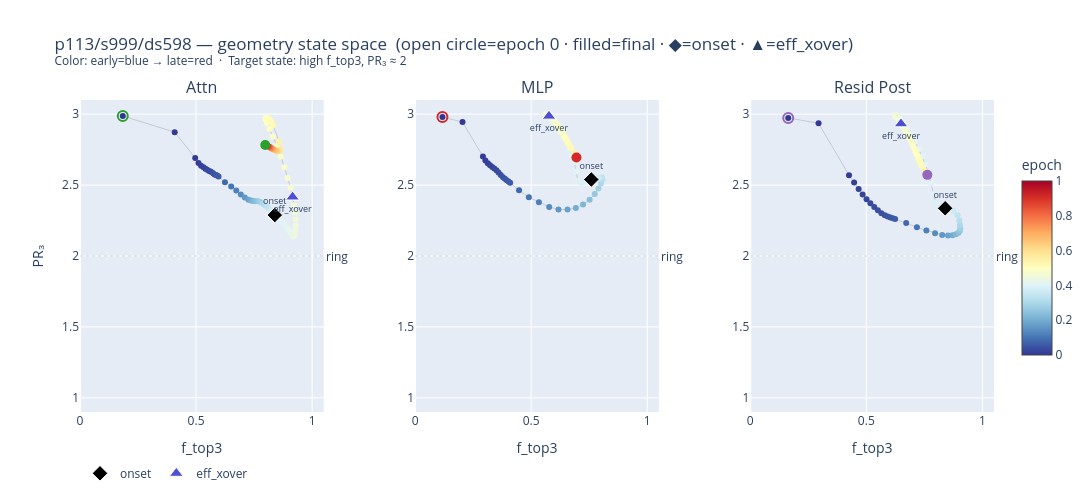

Source (notebook cell):
### Markdown cell above
## Cell 5: Geometry State Space — f_top3 vs PR₃

For each site, plot f_top3 (x) vs PR₃ (y), colored by epoch. This shows the *trajectory*
through the (concentration, shape) space rather than the time evolution of each metric
separately.

Landmarks in state space:
- (high f_top3, PR₃ ≈ 2): clean concentrated ring — healthy final state
- (high f_top3, PR₃ → 3): expansion into 3D while staying concentrated — working space
- (low f_top3, PR₃ ≈ 2): ring-shaped but diffuse background noise
- (low f_top3, PR₃ ≈ 1): collapsed and diffuse — pathological

Loops or spirals in this space indicate oscillatory expansion/contraction events.

### Code cell
FOCUS = 'p113/s999/ds598'
focus_v   = next(v for v in VARIANTS if v['label'] == FOCUS)
s         = repr_data[FOCUS]
m         = dim_metrics[FOCUS]
epochs_arr = s['epochs']
col_scale  = (epochs_arr - epochs_arr.min()) / (epochs_arr.max() - epochs_arr.min() + 1e-9)

onset     = focus_v['onset']
eff_xover = focus_v['eff_xover']

fig = make_subplots(rows=1, cols=len(SITES),
                    subplot_titles=[SITE_LABELS[site] for site in SITES],
                    horizontal_spacing=0.10)

for col_idx, site in enumerate(SITES, 1):
    color  = SITE_COLORS[site]
    ft     = m[site]['f_top3']
    pr3    = m[site]['pr3']
    epochs = epochs_arr.tolist()

    # Full trajectory
    fig.add_trace(go.Scatter(
        x=ft.tolist(), y=pr3.tolist(),
        mode='lines+markers',
        name=SITE_LABELS[site],
        marker=dict(
            size=6,
            color=col_scale.tolist(),
            colorscale='RdYlBu_r',
            cmin=0, cmax=1,
            showscale=(col_idx == len(SITES)),
            colorbar=dict(title='epoch', len=0.7, x=1.02) if col_idx == len(SITES) else None,
        ),
        line=dict(color='rgba(100,100,100,0.25)', width=1),
        customdata=epochs,
        hovertemplate=(
            f'{SITE_LABELS[site]}<br>'
            'epoch %{customdata}<br>'
            'f_top3=%{x:.3f}  PR₃=%{y:.3f}<extra></extra>'
        ),
        showlegend=False,
    ), row=1, col=col_idx)

    # Start marker (epoch 0)
    fig.add_trace(go.Scatter(
        x=[ft[0]], y=[pr3[0]], mode='markers',
        marker=dict(color=color, size=10, symbol='circle-open', line=dict(width=2)),
        showlegend=False,
        hovertemplate=f'{SITE_LABELS[site]} epoch 0<br>f_top3=%{{x:.3f}}  PR₃=%{{y:.3f}}<extra></extra>',
    ), row=1, col=col_idx)

    # Final marker
    fig.add_trace(go.Scatter(
        x=[ft[-1]], y=[pr3[-1]], mode='markers',
        marker=dict(color=color, size=10, symbol='circle'),
        showlegend=False,
        hovertemplate=f'{SITE_LABELS[site]} final<br>f_top3=%{{x:.3f}}  PR₃=%{{y:.3f}}<extra></extra>',
    ), row=1, col=col_idx)

    # Onset marker — diamond, black outline
    if onset > 0 and onset in epochs:
        idx = epochs.index(onset)
        fig.add_trace(go.Scatter(
            x=[ft[idx]], y=[pr3[idx]], mode='markers+text',
            marker=dict(color='black', size=12, symbol='diamond',
                        line=dict(color='white', width=1)),
            text=['onset'], textposition='top center',
            textfont=dict(size=9),
            showlegend=(col_idx == 1), name='onset',
            hovertemplate=f'onset (ep {onset})<br>f_top3=%{{x:.3f}}  PR₃=%{{y:.3f}}<extra></extra>',
        ), row=1, col=col_idx)
    elif onset > 0:
        # Interpolate to nearest epoch
        idx = int(np.argmin(np.abs(epochs_arr - onset)))
        fig.add_trace(go.Scatter(
            x=[ft[idx]], y=[pr3[idx]], mode='markers+text',
            marker=dict(color='black', size=12, symbol='diamond',
                        line=dict(color='white', width=1)),
            text=['onset'], textposition='top center',
            textfont=dict(size=9),
            showlegend=(col_idx == 1), name='onset',
            hovertemplate=f'onset (ep {onset})<br>f_top3=%{{x:.3f}}  PR₃=%{{y:.3f}}<extra></extra>',
        ), row=1, col=col_idx)

    # Eff-dim crossover marker — triangle, blue
    if eff_xover > 0:
        idx = int(np.argmin(np.abs(epochs_arr - eff_xover)))
        fig.add_trace(go.Scatter(
            x=[ft[idx]], y=[pr3[idx]], mode='markers+text',
            marker=dict(color='rgba(60,60,210,0.9)', size=12, symbol='triangle-up',
                        line=dict(color='white', width=1)),
            text=['eff_xover'], textposition='bottom center',
            textfont=dict(size=9),
            showlegend=(col_idx == 1), name='eff_xover',
            hovertemplate=f'eff_xover (ep {eff_xover})<br>f_top3=%{{x:.3f}}  PR₃=%{{y:.3f}}<extra></extra>',
        ), row=1, col=col_idx)

    # Ring reference line
    fig.add_hline(y=2.0, row=1, col=col_idx,
                  line=dict(color='rgba(0,0,0,0.15)', dash='dot', width=1),
                  annotation_text='ring', annotation_position='right')

    fig.update_xaxes(title_text='f_top3', range=[0, 1.05], row=1, col=col_idx)
    fig.update_yaxes(title_text='PR₃' if col_idx == 1 else '',
                     range=[0.9, 3.1], row=1, col=col_idx)

fig.update_layout(
    title=f'{FOCUS} — geometry state space  (open circle=epoch 0 · filled=final · ◆=onset · ▲=eff_xover)<br>'
          '<sup>Color: early=blue → late=red  ·  Target state: high f_top3, PR₃ ≈ 2</sup>',
    height=500, width=1150,
    legend=dict(orientation='h', y=-0.15),
)
fig.show()

### Figure 1 — Plotly figure (JSON) as saved in the notebook; plotly's stock layout.template omitted (floating-point values rounded to 4 significant figures)
{"data": [{"customdata": [0, 100, 200, 300, 400, 500, 600, 700, 800, 900, 1000, 1100, 1200, 1300, 1400, 1500, 2000, 2500, 3000, 3500, 4000, 4500, 5000, 5500, 6000, 6500, 7000, 7500, 8000, 8500, 9000, 9100, 9200, 9300, 9400, 9500, 9600, 9700, 9800, 9900, 10000, 10100, 10200, 10300, 10400, 10500, 10600, 10700, 10800, 10900, 11000, 11100, 11200, 11300, 11400, 11500, 11600, 11700, 11800, 11900, 12000, 12100, 12200, 12300, 12400, 12500, 12600, 12700, 12800, 12900, 13000, 13500, 14000, 14500, 15000, 15500, 16000, 16500, 17000, 17500, 18000, 18500, 19000, 19500, 20000, 20500, 21000, 21500, 22000, 22500, 23000, 23500, 24000, 24500, 24999], "hovertemplate": "Attn<br>epoch %{customdata}<br>f_top3=%{x:.3f}  PR₃=%{y:.3f}<extra></extra>", "line": {"color": "rgba(100,100,100,0.25)", "width": 1}, "marker": {"cmax": 1, "cmin": 0, "color": [0, 0.004, 0.008, 0.012, 0.016, 0.02, 0.024, 0.028, 0.032, 0.036, 0.04, 0.044, 0.048, 0.052, 0.056, 0.06, 0.08, 0.1, 0.12, 0.14, 0.16, 0.18, 0.2, 0.22, 0.24, 0.26, 0.28, 0.3, 0.32, 0.34, 0.36, 0.364, 0.368, 0.372, 0.376, 0.38, 0.384, 0.388, 0.392, 0.396, 0.4, 0.404, 0.408, 0.412, 0.416, 0.42, 0.424, 0.428, 0.432, 0.436, 0.44, 0.444, 0.448, 0.452, 0.456, 0.46, 0.464, 0.468, 0.472, 0.476, 0.48, 0.484, 0.488, 0.492, 0.496, 0.5, 0.504, 0.508, 0.512, 0.516, 0.52, 0.54, 0.56, 0.58, 0.6, 0.62, 0.64, 0.66, 0.68, 0.7, 0.72, 0.74, 0.76, 0.78, 0.8, 0.82, 0.84, 0.86, 0.88, 0.9, 0.92, 0.94, 0.96, 0.98, 1.0], "colorscale": [[0, "rgb(49,54,149)"], [0.1, "rgb(69,117,180)"], [0.2, "rgb(116,173,209)"], [0.3, "rgb(171,217,233)"], [0.4, "rgb(224,243,248)"], [0.5, "rgb(255,255,191)"], [0.6, "rgb(254,224,144)"], [0.7, "rgb(253,174,97)"], [0.8, "rgb(244,109,67)"], [0.9, "rgb(215,48,39)"], [1, "rgb(165,0,38)"]], "showscale": false, "size": 6}, "mode": "lines+markers", "name": "Attn", "showlegend": false, "type": "scatter", "x": [0.1843, 0.408, 0.4963, 0.5105, 0.5215, 0.532, 0.5403, 0.548, 0.556, 0.562, 0.5691, 0.5757, 0.5814, 0.587, 0.592, 0.5969, 0.6245, 0.6514, 0.6732, 0.6927, 0.7099, 0.7254, 0.7374, 0.747, 0.7567, 0.7676, 0.7773, 0.788, 0.7988, 0.8083, 0.82, 0.8237, 0.8274, 0.8314, 0.8355, 0.8393, 0.8438, 0.8489, 0.8544, 0.8604, 0.8669, 0.8737, 0.8816, 0.8905, 0.9005, 0.9082, 0.9135, 0.9174, 0.9205, 0.9237, 0.9264, 0.9284, 0.9292, 0.9286, 0.9264, 0.9223, 0.9157, 0.9067, 0.895, 0.8809, 0.8651, 0.8482, 0.8315, 0.8166, 0.8051, 0.7991, 0.8006, 0.8074, 0.816, 0.8246, 0.8325, 0.857, 0.8631, 0.8608, 0.8552, 0.8491, 0.8434, 0.8383, 0.8339, 0.8301, 0.8268, 0.8239, 0.8213, 0.8188, 0.8165, 0.8143, 0.8123, 0.8104, 0.8086, 0.8068, 0.805, 0.8032, 0.8014, 0.7997, 0.798], "xaxis": "x", "y": [2.987, 2.873, 2.691, 2.656, 2.637, 2.626, 2.616, 2.608, 2.6, 2.596, 2.588, 2.579, 2.574, 2.571, 2.566, 2.56, 2.521, 2.49, 2.462, 2.434, 2.412, 2.397, 2.391, 2.387, 2.386, 2.386, 2.38, 2.368, 2.356, 2.345, 2.325, 2.319, 2.313, 2.304, 2.296, 2.289, 2.28, 2.27, 2.26, 2.251, 2.241, 2.23, 2.216, 2.198, 2.179, 2.164, 2.152, 2.141, 2.137, 2.143, 2.158, 2.182, 2.216, 2.258, 2.305, 2.357, 2.416, 2.481, 2.551, 2.625, 2.702, 2.776, 2.842, 2.897, 2.937, 2.962, 2.975, 2.975, 2.965, 2.946, 2.921, 2.808, 2.758, 2.742, 2.74, 2.741, 2.744, 2.748, 2.752, 2.755, 2.758, 2.76, 2.764, 2.766, 2.769, 2.77, 2.773, 2.774, 2.776, 2.777, 2.779, 2.78, 2.781, 2.782, 2.783], "yaxis": "y"}, {"hovertemplate": "Attn epoch 0<br>f_top3=%{x:.3f}  PR₃=%{y:.3f}<extra></extra>", "marker": {"color": "#2ca02c", "line": {"width": 2}, "size": 10, "symbol": "circle-open"}, "mode": "markers", "showlegend": false, "type": "scatter", "x": [0.1843], "xaxis": "x", "y": [2.987], "yaxis": "y"}, {"hovertemplate": "Attn final<br>f_top3=%{x:.3f}  PR₃=%{y:.3f}<extra></extra>", "marker": {"color": "#2ca02c", "size": 10, "symbol": "circle"}, "mode": "markers", "showlegend": false, "type": "scatter", "x": [0.798], "xaxis": "x", "y": [2.783], "yaxis": "y"}, {"hovertemplate": "onset (ep 9503)<br>f_top3=%{x:.3f}  PR₃=%{y:.3f}<extra></extra>", "marker": {"color": "black", "line": {"color": "white", "width": 1}, "size": 12, "symbol": "diamond"}, "mode": "markers+text", "name": "onset", "showlegend": true, "text": ["onset"], "textfont": {"size": 9}, "textposition": "top center", "type": "scatter", "x": [0.8393], "xaxis": "x", "y": [2.289], "yaxis": "y"}, {"hovertemplate": "eff_xover (ep 11600)<br>f_top3=%{x:.3f}  PR₃=%{y:.3f}<extra></extra>", "marker": {"color": "rgba(60,60,210,0.9)", "line": {"color": "white", "width": 1}, "size": 12, "symbol": "triangle-up"}, "mode": "markers+text", "name": "eff_xover", "showlegend": true, "text": ["eff_xover"], "textfont": {"size": 9}, "textposition": "bottom center", "type": "scatter", "x": [0.9157], "xaxis": "x", "y": [2.416], "yaxis": "y"}, {"customdata": [0, 100, 200, 300, 400, 500, 600, 700, 800, 900, 1000, 1100, 1200, 1300, 1400, 1500, 2000, 2500, 3000, 3500, 4000, 4500, 5000, 5500, 6000, 6500, 7000, 7500, 8000, 8500, 9000, 9100, 9200, 9300, 9400, 9500, 9600, 9700, 9800, 9900, 10000, 10100, 10200, 10300, 10400, 10500, 10600, 10700, 10800, 10900, 11000, 11100, 11200, 11300, 11400, 11500, 11600, 11700, 11800, 11900, 12000, 12100, 12200, 12300, 12400, 12500, 12600, 12700, 12800, 12900, 13000, 13500, 14000, 14500, 15000, 15500, 16000, 16500, 17000, 17500, 18000, 18500, 19000, 19500, 20000, 20500, 21000, 21500, 22000, 22500, 23000, 23500, 24000, 24500, 24999], "hovertemplate": "MLP<br>epoch %{customdata}<br>f_top3=%{x:.3f}  PR₃=%{y:.3f}<extra></extra>", "line": {"color": "rgba(100,100,100,0.25)", "width": 1}, "marker": {"cmax": 1, "cmin": 0, "color": [0, 0.004, 0.008, 0.012, 0.016, 0.02, 0.024, 0.028, 0.032, 0.036, 0.04, 0.044, 0.048, 0.052, 0.056, 0.06, 0.08, 0.1, 0.12, 0.14, 0.16, 0.18, 0.2, 0.22, 0.24, 0.26, 0.28, 0.3, 0.32, 0.34, 0.36, 0.364, 0.368, 0.372, 0.376, 0.38, 0.384, 0.388, 0.392, 0.396, 0.4, 0.404, 0.408, 0.412, 0.416, 0.42, 0.424, 0.428, 0.432, 0.436, 0.44, 0.444, 0.448, 0.452, 0.456, 0.46, 0.464, 0.468, 0.472, 0.476, 0.48, 0.484, 0.488, 0.492, 0.496, 0.5, 0.504, 0.508, 0.512, 0.516, 0.52, 0.54, 0.56, 0.58, 0.6, 0.62, 0.64, 0.66, 0.68, 0.7, 0.72, 0.74, 0.76, 0.78, 0.8, 0.82, 0.84, 0.86, 0.88, 0.9, 0.92, 0.94, 0.96, 0.98, 1.0], "colorscale": [[0, "rgb(49,54,149)"], [0.1, "rgb(69,117,180)"], [0.2, "rgb(116,173,209)"], [0.3, "rgb(171,217,233)"], [0.4, "rgb(224,243,248)"], [0.5, "rgb(255,255,191)"], [0.6, "rgb(254,224,144)"], [0.7, "rgb(253,174,97)"], [0.8, "rgb(244,109,67)"], [0.9, "rgb(215,48,39)"], [1, "rgb(165,0,38)"]], "showscale": false, "size": 6}, "mode": "lines+markers", "name": "MLP", "showlegend": false, "type": "scatter", "x": [0.1176, 0.2041, 0.292, 0.3027, 0.3132, 0.3227, 0.3319, 0.3408, 0.3504, 0.3592, 0.3689, 0.3783, 0.3867, 0.3948, 0.4023, 0.4092, 0.4476, 0.4899, 0.5332, 0.5776, 0.6176, 0.6565, 0.6922, 0.7234, 0.7518, 0.7737, 0.7898, 0.8006, 0.8068, 0.8046, 0.7918, 0.7876, 0.7826, 0.7765, 0.769, 0.7592, 0.747, 0.7326, 0.7158, 0.7012, 0.6943, 0.6863, 0.6768, 0.6658, 0.6532, 0.6391, 0.6246, 0.6106, 0.5976, 0.5864, 0.577, 0.5695, 0.5644, 0.5612, 0.5619, 0.5684, 0.5766, 0.5854, 0.5943, 0.6029, 0.6112, 0.6192, 0.6267, 0.6337, 0.6405, 0.6467, 0.6526, 0.6581, 0.6633, 0.6681, 0.6725, 0.6887, 0.6964, 0.6993, 0.7001, 0.6999, 0.6995, 0.6989, 0.6984, 0.6979, 0.6974, 0.697, 0.6967, 0.6964, 0.6962, 0.6959, 0.6958, 0.6956, 0.6955, 0.6954, 0.6953, 0.6952, 0.6951, 0.695, 0.6949], "xaxis": "x2", "y": [2.98, 2.945, 2.702, 2.674, 2.654, 2.641, 2.628, 2.618, 2.604, 2.589, 2.57, 2.556, 2.544, 2.534, 2.525, 2.516, 2.464, 2.415, 2.379, 2.346, 2.328, 2.328, 2.338, 2.363, 2.396, 2.437, 2.476, 2.512, 2.539, 2.555, 2.551, 2.549, 2.547, 2.545, 2.543, 2.539, 2.533, 2.523, 2.514, 2.53, 2.596, 2.659, 2.712, 2.757, 2.798, 2.836, 2.873, 2.906, 2.935, 2.96, 2.977, 2.988, 2.995, 2.997, 2.996, 2.993, 2.986, 2.977, 2.964, 2.948, 2.931, 2.911, 2.891, 2.872, 2.852, 2.833, 2.815, 2.799, 2.784, 2.771, 2.76, 2.725, 2.71, 2.702, 2.699, 2.697, 2.697, 2.697, 2.697, 2.697, 2.697, 2.697, 2.697, 2.697, 2.696, 2.696, 2.696, 2.696, 2.696, 2.696, 2.696, 2.696, 2.696, 2.695, 2.695], "yaxis": "y2"}, {"hovertemplate": "MLP epoch 0<br>f_top3=%{x:.3f}  PR₃=%{y:.3f}<extra></extra>", "marker": {"color": "#d62728", "line": {"width": 2}, "size": 10, "symbol": "circle-open"}, "mode": "markers", "showlegend": false, "type": "scatter", "x": [0.1176], "xaxis": "x2", "y": [2.98], "yaxis": "y2"}, {"hovertemplate": "MLP final<br>f_top3=%{x:.3f}  PR₃=%{y:.3f}<extra></extra>", "marker": {"color": "#d62728", "size": 10, "symbol": "circle"}, "mode": "markers", "showlegend": false, "type": "scatter", "x": [0.6949], "xaxis": "x2", "y": [2.695], "yaxis": "y2"}, {"hovertemplate": "onset (ep 9503)<br>f_top3=%{x:.3f}  PR₃=%{y:.3f}<extra></extra>", "marker": {"color": "black", "line": {"color": "white", "width": 1}, "size": 12, "symbol": "diamond"}, "mode": "markers+text", "name": "onset", "showlegend": false, "text": ["onset"], "textfont": {"size": 9}, "textposition": "top center", "type": "scatter", "x": [0.7592], "xaxis": "x2", "y": [2.539], "yaxis": "y2"}, {"hovertemplate": "eff_xover (ep 11600)<br>f_top3=%{x:.3f}  PR₃=%{y:.3f}<extra></extra>", "marker": {"color": "rgba(60,60,210,0.9)", "line": {"color": "white", "width": 1}, "size": 12, "symbol": "triangle-up"}, "mode": "markers+text", "name": "eff_xover", "showlegend": false, "text": ["eff_xover"], "textfont": {"size": 9}, "textposition": "bottom center", "type": "scatter", "x": [0.5766], "xaxis": "x2", "y": [2.986], "yaxis": "y2"}, {"customdata": [0, 100, 200, 300, 400, 500, 600, 700, 800, 900, 1000, 1100, 1200, 1300, 1400, 1500, 2000, 2500, 3000, 3500, 4000, 4500, 5000, 5500, 6000, 6500, 7000, 7500, 8000, 8500, 9000, 9100, 9200, 9300, 9400, 9500, 9600, 9700, 9800, 9900, 10000, 10100, 10200, 10300, 10400, 10500, 10600, 10700, 10800, 10900, 11000, 11100, 11200, 11300, 11400, 11500, 11600, 11700, 11800, 11900, 12000, 12100, 12200, 12300, 12400, 12500, 12600, 12700, 12800, 12900, 13000, 13500, 14000, 14500, 15000, 15500, 16000, 16500, 17000, 17500, 18000, 18500, 19000, 19500, 20000, 20500, 21000, 21500, 22000, 22500, 23000, 23500, 24000, 24500, 24999], "hovertemplate": "Resid Post<br>epoch %{customdata}<br>f_top3=%{x:.3f}  PR₃=%{y:.3f}<extra></extra>", "line": {"color": "rgba(100,100,100,0.25)", "width": 1}, "marker": {"cmax": 1, "cmin": 0, "color": [0, 0.004, 0.008, 0.012, 0.016, 0.02, 0.024, 0.028, 0.032, 0.036, 0.04, 0.044, 0.048, 0.052, 0.056, 0.06, 0.08, 0.1, 0.12, 0.14, 0.16, 0.18, 0.2, 0.22, 0.24, 0.26, 0.28, 0.3, 0.32, 0.34, 0.36, 0.364, 0.368, 0.372, 0.376, 0.38, 0.384, 0.388, 0.392, 0.396, 0.4, 0.404, 0.408, 0.412, 0.416, 0.42, 0.424, 0.428, 0.432, 0.436, 0.44, 0.444, 0.448, 0.452, 0.456, 0.46, 0.464, 0.468, 0.472, 0.476, 0.48, 0.484, 0.488, 0.492, 0.496, 0.5, 0.504, 0.508, 0.512, 0.516, 0.52, 0.54, 0.56, 0.58, 0.6, 0.62, 0.64, 0.66, 0.68, 0.7, 0.72, 0.74, 0.76, 0.78, 0.8, 0.82, 0.84, 0.86, 0.88, 0.9, 0.92, 0.94, 0.96, 0.98, 1.0], "colorbar": {"len": 0.7, "title": {"text": "epoch"}, "x": 1.02}, "colorscale": [[0, "rgb(49,54,149)"], [0.1, "rgb(69,117,180)"], [0.2, "rgb(116,173,209)"], [0.3, "rgb(171,217,233)"], [0.4, "rgb(224,243,248)"], [0.5, "rgb(255,255,191)"], [0.6, "rgb(254,224,144)"], [0.7, "rgb(253,174,97)"], [0.8, "rgb(244,109,67)"], [0.9, "rgb(215,48,39)"], [1, "rgb(165,0,38)"]], "showscale": true, "size": 6}, "mode": "lines+markers", "name": "Resid Post", "showlegend": false, "type": "scatter", "x": [0.1635, 0.2941, 0.4254, 0.4474, 0.4669, 0.4841, 0.501, 0.5174, 0.534, 0.5497, 0.5651, 0.5796, 0.5919, 0.6037, 0.6144, 0.624, 0.6718, 0.7178, 0.7587, 0.7962, 0.8267, 0.8518, 0.8715, 0.8861, 0.8974, 0.9032, 0.9046, 0.9035, 0.9008, 0.8931, 0.8768, 0.8718, 0.8661, 0.8591, 0.8505, 0.8397, 0.8267, 0.8119, 0.7994, 0.79, 0.7793, 0.7674, 0.7545, 0.7408, 0.7256, 0.7087, 0.6912, 0.6744, 0.6587, 0.6452, 0.6341, 0.6259, 0.6224, 0.625, 0.6316, 0.64, 0.6494, 0.659, 0.6684, 0.6773, 0.6854, 0.693, 0.7, 0.7063, 0.7122, 0.7176, 0.7225, 0.7271, 0.7313, 0.7353, 0.7389, 0.7525, 0.7591, 0.7618, 0.7627, 0.763, 0.7629, 0.7628, 0.7626, 0.7625, 0.7623, 0.7622, 0.7622, 0.7622, 0.7622, 0.7622, 0.7623, 0.7623, 0.7624, 0.7625, 0.7625, 0.7626, 0.7626, 0.7627, 0.7628], "xaxis": "x3", "y": [2.974, 2.936, 2.57, 2.518, 2.472, 2.434, 2.4, 2.372, 2.345, 2.322, 2.302, 2.287, 2.278, 2.272, 2.266, 2.261, 2.232, 2.203, 2.18, 2.16, 2.149, 2.145, 2.147, 2.153, 2.164, 2.179, 2.195, 2.219, 2.251, 2.288, 2.317, 2.321, 2.325, 2.33, 2.333, 2.337, 2.34, 2.344, 2.374, 2.438, 2.51, 2.582, 2.646, 2.703, 2.755, 2.806, 2.855, 2.901, 2.941, 2.971, 2.989, 2.996, 2.994, 2.986, 2.972, 2.954, 2.932, 2.908, 2.883, 2.858, 2.832, 2.807, 2.781, 2.757, 2.734, 2.713, 2.693, 2.675, 2.659, 2.645, 2.633, 2.599, 2.586, 2.579, 2.577, 2.576, 2.576, 2.576, 2.576, 2.576, 2.576, 2.575, 2.575, 2.575, 2.575, 2.574, 2.574, 2.574, 2.574, 2.574, 2.574, 2.573, 2.573, 2.573, 2.572], "yaxis": "y3"}, {"hovertemplate": "Resid Post epoch 0<br>f_top3=%{x:.3f}  PR₃=%{y:.3f}<extra></extra>", "marker": {"color": "#9467bd", "line": {"width": 2}, "size": 10, "symbol": "circle-open"}, "mode": "markers", "showlegend": false, "type": "scatter", "x": [0.1635], "xaxis": "x3", "y": [2.974], "yaxis": "y3"}, {"hovertemplate": "Resid Post final<br>f_top3=%{x:.3f}  PR₃=%{y:.3f}<extra></extra>", "marker": {"color": "#9467bd", "size": 10, "symbol": "circle"}, "mode": "markers", "showlegend": false, "type": "scatter", "x": [0.7628], "xaxis": "x3", "y": [2.572], "yaxis": "y3"}, {"hovertemplate": "onset (ep 9503)<br>f_top3=%{x:.3f}  PR₃=%{y:.3f}<extra></extra>", "marker": {"color": "black", "line": {"color": "white", "width": 1}, "size": 12, "symbol": "diamond"}, "mode": "markers+text", "name": "onset", "showlegend": false, "text": ["onset"], "textfont": {"size": 9}, "textposition": "top center", "type": "scatter", "x": [0.8397], "xaxis": "x3", "y": [2.337], "yaxis": "y3"}, {"hovertemplate": "eff_xover (ep 11600)<br>f_top3=%{x:.3f}  PR₃=%{y:.3f}<extra></extra>", "marker": {"color": "rgba(60,60,210,0.9)", "line": {"color": "white", "width": 1}, "size": 12, "symbol": "triangle-up"}, "mode": "markers+text", "name": "eff_xover", "showlegend": false, "text": ["eff_xover"], "textfont": {"size": 9}, "textposition": "bottom center", "type": "scatter", "x": [0.6494], "xaxis": "x3", "y": [2.932], "yaxis": "y3"}], "layout": {"annotations": [{"font": {"size": 16}, "showarrow": false, "text": "Attn", "x": 0.1333, "xanchor": "center", "xref": "paper", "y": 1, "yanchor": "bottom", "yref": "paper"}, {"font": {"size": 16}, "showarrow": false, "text": "MLP", "x": 0.5, "xanchor": "center", "xref": "paper", "y": 1, "yanchor": "bottom", "yref": "paper"}, {"font": {"size": 16}, "showarrow": false, "text": "Resid Post", "x": 0.8667, "xanchor": "center", "xref": "paper", "y": 1, "yanchor": "bottom", "yref": "paper"}, {"showarrow": false, "text": "ring", "x": 1, "xanchor": "left", "xref": "x domain", "y": 2, "yanchor": "middle", "yref": "y"}, {"showarrow": false, "text": "ring", "x": 1, "xanchor": "left", "xref": "x2 domain", "y": 2, "yanchor": "middle", "yref": "y2"}, {"showarrow": false, "text": "ring", "x": 1, "xanchor": "left", "xref": "x3 domain", "y": 2, "yanchor": "middle", "yref": "y3"}], "height": 500, "legend": {"orientation": "h", "y": -0.15}, "shapes": [{"line": {"color": "rgba(0,0,0,0.15)", "dash": "dot", "width": 1}, "type": "line", "x0": 0, "x1": 1, "xref": "x domain", "y0": 2, "y1": 2, "yref": "y"}, {"line": {"color": "rgba(0,0,0,0.15)", "dash": "dot", "width": 1}, "type": "line", "x0": 0, "x1": 1, "xref": "x2 domain", "y0": 2, "y1": 2, "yref": "y2"}, {"line": {"color": "rgba(0,0,0,0.15)", "dash": "dot", "width": 1}, "type": "line", "x0": 0, "x1": 1, "xref": "x3 domain", "y0": 2, "y1": 2, "yref": "y3"}], "title": {"text": "p113/s999/ds598 — geometry state space  (open circle=epoch 0 · filled=final · ◆=onset · ▲=eff_xover)<br><sup>Color: early=blue → late=red  ·  Target state: high f_top3, PR₃ ≈ 2</sup>"}, "width": 1150, "xaxis": {"anchor": "y", "domain": [0, 0.2667], "range": [0, 1.05], "title": {"text": "f_top3"}}, "xaxis2": {"anchor": "y2", "domain": [0.3667, 0.6333], "range": [0, 1.05], "title": {"text": "f_top3"}}, "xaxis3": {"anchor": "y3", "domain": [0.7333, 1], "range": [0, 1.05], "title": {"text": "f_top3"}}, "yaxis": {"anchor": "x", "domain": [0, 1], "range": [0.9, 3.1], "title": {"text": "PR₃"}}, "yaxis2": {"anchor": "x2", "domain": [0, 1], "range": [0.9, 3.1], "title": {"text": ""}}, "yaxis3": {"anchor": "x3", "domain": [0, 1], "range": [0.9, 3.1], "title": {"text": ""}}}}
